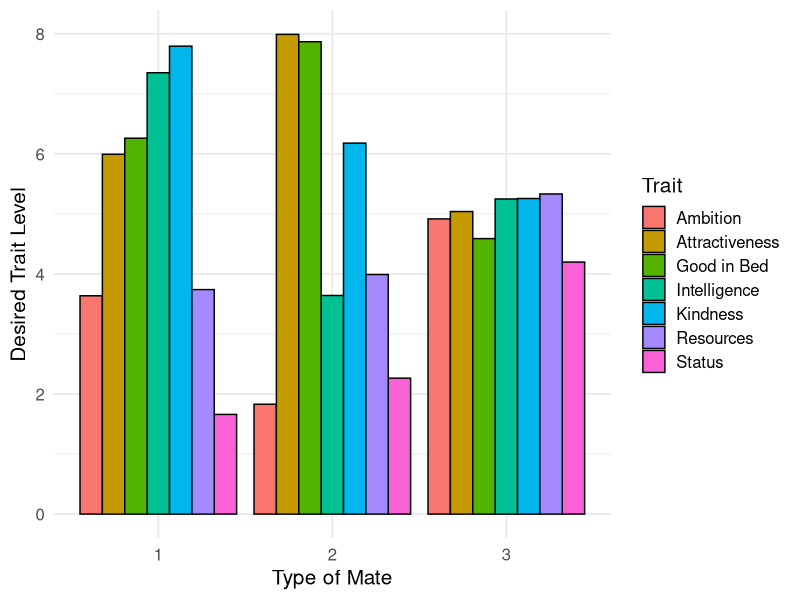
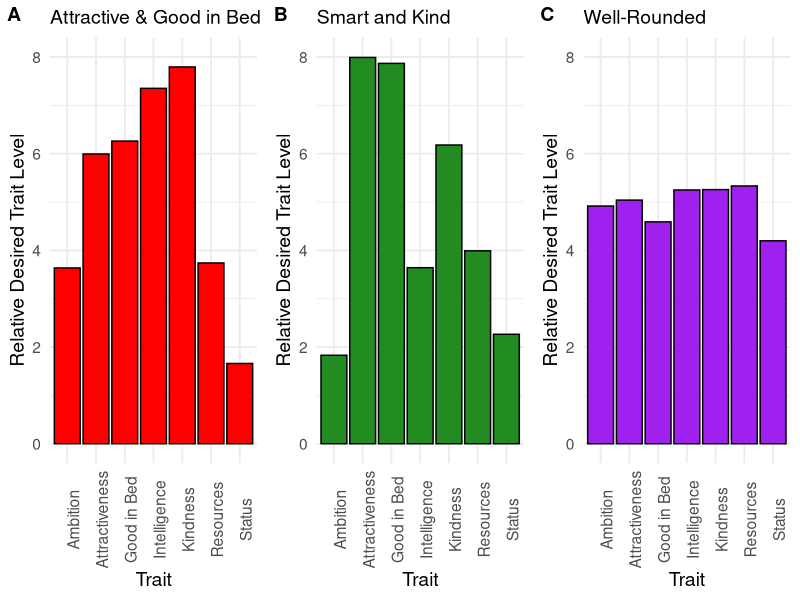
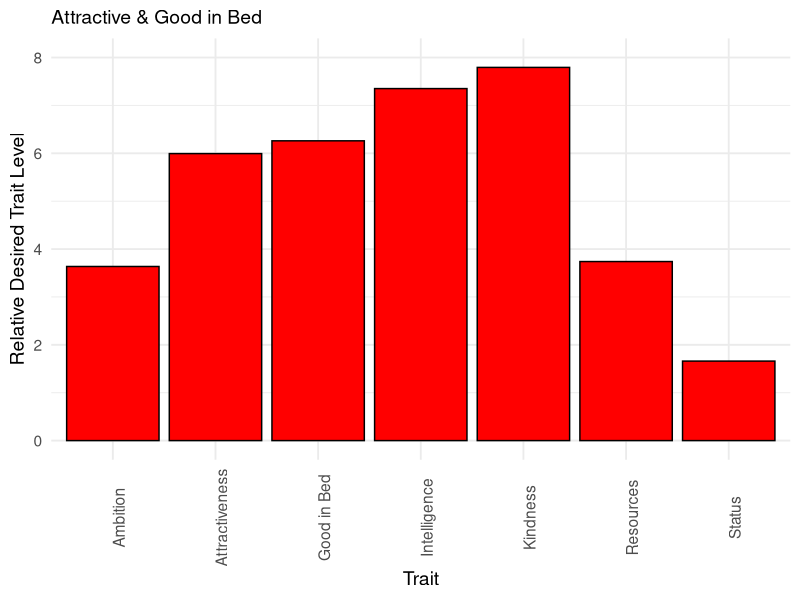
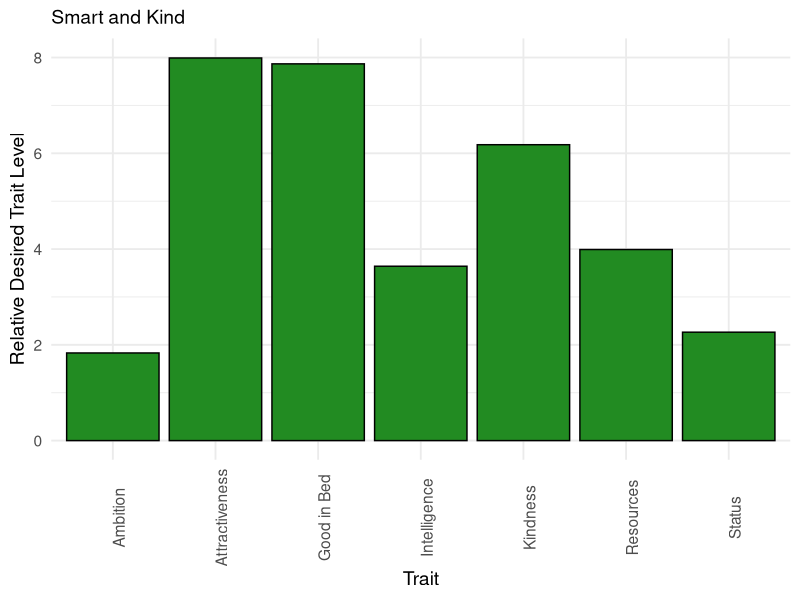
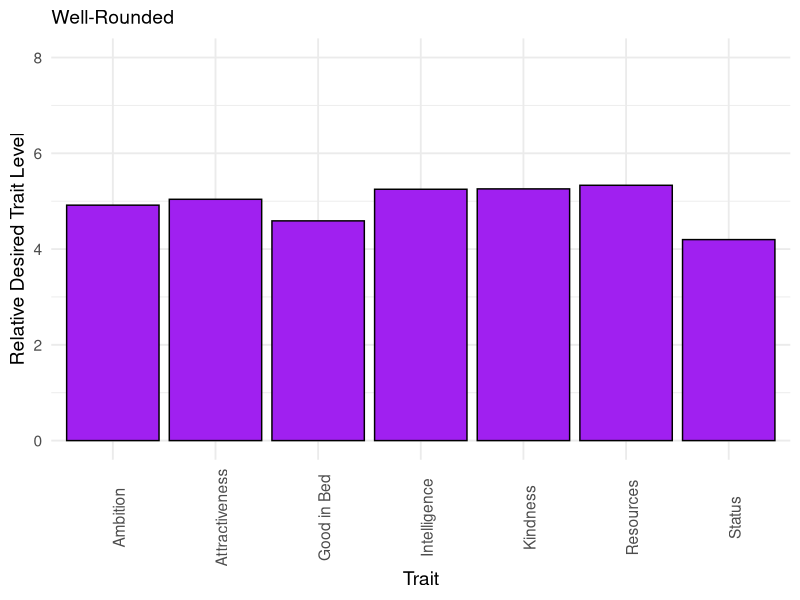
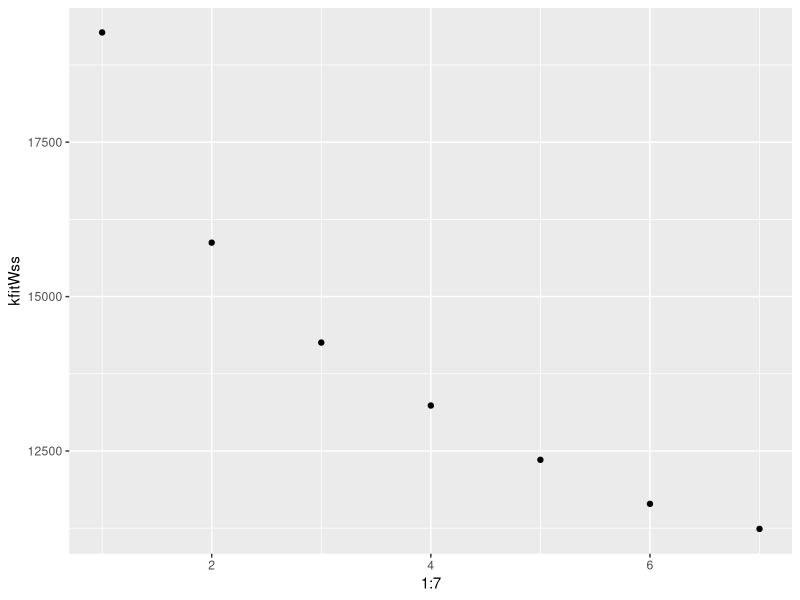

Generate these figures, in order, with R:
#############Polyamorous Mate Preferences -- Budget Allocation: Analysis Script #################
####Ashley J Coventry, Tamsin German, Dan Conroy-Beam########



###load packages 
library(psych) #for scree plot
library(ggplot2) #For generating other plots
library(ggpubr)
library(data.table) #for reshaping data
library(stringr) #for permutation analy data reorganizing

###set seed###
set.seed(112822)


###load data###
data <- read.csv("Human Data/Processed Data/Processed Data20230108 181609.csv")


#Remove NAs ###
#necessary when merging back into the original data frame because kfits is omitting NAs. 

nacheck <- apply(data[,14:27], 1, function(x) sum(is.na(x))>0)
data<- data[!nacheck,]


#excluding people who don't identify as either men or women

data<-data[data$gender<3,]
data <- data[data$orange_gender <3,]
data <- data[data$blue_gender <3,]

#recoding gender to be 0 and 1 (move to processing script)
data$gender <- ifelse(data$gender == 1, 0, 1)
data$orange_gender <- ifelse(data$orange_gender ==1, 0, 1)
data$blue_gender <- ifelse(data$blue_gender ==1 , 0, 1)


###reshape data wide --> long and only keep columns relevant for kmeans

#melt function to have two rows (1 for orange, 1 for blue) with each trait rating

longData<-melt(as.data.table(data),id.vars=c("PIN","gender","age"),
               measure.vars=list(c(30,28),
                                 c(14,21),
                                 c(15,22),
                                 c(16,23),
                                 c(17,24),
                                 c(18,25),
                                 c(19,26),
                                 c(20,27)))


#Relabel columns

colnames(longData)[4:12]<-c("partner","idealGender","amb","attract",
                            "intel","sexy","kind",
                            "stat","finPros")


#Relabel partner type values
longData$partner<-as.factor(ifelse(longData$partner==1,"idealBlue","idealOrange"))





###K-Means Cluster Analysis###


#extract kmeans wSs
kfitWss<-sapply(1:7,function(x) kmeans(longData[,6:12],x)$tot.withinss)

#scree plot
screePlot<-qplot(1:7,kfitWss)


##compute differences in within ss across k for k-means clustering
wssDiffs<-diff(kfitWss)


##Add this classification to the original dataframe

kFit<-kmeans(longData[,6:12],3)
longData$kFitab <- kFit$cluster


##Create vectors of preference means for each cluster (without age)
clustCenters<-kFit$centers

##Look at gender breakdown by cluster
clustGender<-table(longData$gender,longData$kFitab)

##compute variance between trait ratings for each cluster
#to see if maybe one cluster is more well rounded than others
clustVars<-apply(clustCenters,1,var)




###Compute same or diff variable for ideal orange v ideal blue
#do people want both of their ideal partners in the same cluster or in different ones? 

##Transfer partner clusters back to data (since "data" is wide)
data$blueClust<-longData$kFitab[longData$partner=="idealBlue"]
data$orangeClust<-longData$kFitab[longData$partner=="idealOrange"]

##Determine for each participant whether their orange and blue partners are in the same cluster
#same = 1, diff = 0
data$sameOrDiff<-apply(data[,133:134],1,function(x)
  sum(duplicated(x))
)

##get sameOrDiff as function of gender
genderDiff<-table(data$sameOrDiff,data$gender)


##Computing average differentness
avgDiff <- mean(data$sameOrDiff)

###create variable listing cluster of each partner 

data$kFitab<-apply(data[,133:134],1,function(x) paste0(sort(as.numeric(x)),collapse=","))


### CHI SQUARE 

#are men and women are choosing combos of partner orange and blue at diff rates?

chisqGender<-chisq.test(table(data$gender,data$kFitab))


##do preferences for partner orange predict preferences for partner blue?
chisqClust<-chisq.test(table(data$blueClust, data$orangeClust)) 


##raw numbers in each cluster combo by gender
clustComboGender<-table(data$blueClust,data$orangeClust,data$gender)



### Permuation Analysis ###


##create a vector to store null distribution averages
nullDistAvg <- rep(0,100000)

##for loop to generate data of null dist 
for(a in 1:100000){
  
  aNull<-sample(data$blueClust)
  bNull<-sample(data$orangeClust)
  
  #Compute sameordiff
  sodNull<-ifelse(aNull==bNull, 0, 1)
  
  #Compute and saving average differentness
  nullDistAvg[a]<-mean(sodNull)
  
}



##see whether we are in extremes of null dist (compare output to our avgdiff)

nullDistHigh<-quantile(nullDistAvg[1:100000],c(0.975)) 
nullDistLow<-quantile(nullDistAvg[1:100000],c(0.025)) 


#Compute p-value comparing observed sameordiff to null distribution
pValueDiff <- sum(nullDistAvg < avgDiff) /100000  


###How many ideal partners are in each cluster?

##for people who wanted both partners in same cluster
sameClust <- table(data$blueClust[data$sameOrDiff == 0]) 

##for people who wanted partners in different clusters
#don't need to run separately for clusters A and B bc made order arbitrary
diffClust <- table(data$blueClust[data$sameOrDiff ==1])  


###More Chi Squares: proportion of participants with at least 1 partner in specific clusters 

##Create blank columns in data
data$clust1 <- NA #for cluster 1
data$clust2<- NA #for cluster 2
data$clust3 <- NA #for cluster 3


##for loop to fill columns
for(i in 1:NROW(data)){
  ifelse(data$orangeClust[i] == 1 | data$blueClust[i] == 1, data$clust1[i]<-1, data$clust1[i]<-0)
  
}

for(i in 1:NROW(data)){
  ifelse(data$orangeClust[i] == 2 | data$blueClust[i] == 2, data$clust2[i]<-1, data$clust2[i]<-0)
  
}

for(i in 1:NROW(data)){
  ifelse(data$orangeClust[i] == 3 | data$blueClust[i] == 3, data$clust3[i]<-1, data$clust3[i]<-0)
  
}



chisqClust1 <- chisq.test(table(data$gender, data$clust1))
chisqClust2 <- chisq.test(table(data$gender, data$clust2))
chisqClust3 <- chisq.test(table(data$gender, data$clust3))

###Ideal gender analysis

##fisher test

#partner blue
fisherIdealGenderBlue <- fisher.test(table(longData$idealGender[longData$partner == "idealBlue"], longData$kFitab[longData$partner == "idealBlue"])) 
idealGenderClustBlue <- table(longData$idealGender[longData$partner == "idealBlue"], longData$kFitab[longData$partner == "idealBlue"])

#partner orange
fisherIdealGenderOrange <- fisher.test(table(longData$idealGender[longData$partner == "idealOrange"], longData$kFitab[longData$partner == "idealOrange"])) 
idealGenderClustOrange <- table(longData$idealGender[longData$partner == "idealOrange"], longData$kFitab[longData$partner == "idealOrange"])




##logistic regression
#predicting partner sex from cluster?

logRegModel <- glm(idealGender ~ kFitab, data = longData) 
#not right?





### Plotting ###

##plot bar graph with each trait mean for each 3 clusters (# clusters depends on scree)
#clusters aren't mapping on in the right order! double check centers with graph after running
meanTrait <- c(clustCenters[1,], clustCenters[2,], clustCenters[3,])
mateType <-c(rep("1", 7), rep("2", 7), rep("3", 7))
trait <- c(rep(c("Ambition", "Attractiveness", "Intelligence", "Good in Bed", "Kindness", "Status", "Resources"), 3))  
plotting <- data.frame(meanTrait, mateType, trait)
kFitPlot <- ggplot(data=plotting, aes(x=mateType, y=meanTrait, fill=trait)) +
  geom_bar(stat="identity", color="black", position=position_dodge())+
  theme_minimal(base_size = 15) + xlab("Type of Mate") + ylab("Desired Trait Level") +
  scale_fill_discrete(name = "Trait")


##multipanel figure
#first create individual plot for each cluster

#cluster 1 (title will change based on clusters)
meanTrait1 <- clustCenters[1,]
trait1 <- c("Ambition", "Attractiveness", "Intelligence", "Good in Bed", "Kindness", "Status", "Resources")
plotting1 <- data.frame(meanTrait1, trait1)
plot1 <- ggplot(data=plotting1, aes(x=trait1, y=meanTrait1)) +
  geom_bar(stat="identity", color="black", position=position_dodge(), fill = "red")+
  theme_minimal(base_size = 14) + xlab("Trait") + ylab("Relative Desired Trait Level")  +ylim(0,8) +
  ggtitle("Attractive & Good in Bed") +theme(plot.title = element_text(size = 14), axis.text.x = element_text(angle = 90))

#cluster 2 
meanTrait2 <- clustCenters[2,]
trait2 <- c("Ambition", "Attractiveness", "Intelligence", "Good in Bed", "Kindness", "Status", "Resources")
plotting2 <- data.frame(meanTrait2, trait2)
plot2 <- ggplot(data=plotting2, aes(x=trait2, y=meanTrait2)) +
  geom_bar(stat="identity", color="black", position=position_dodge(), fill = "forestgreen")+ 
  theme_minimal(base_size = 14) + xlab("Trait") + ylab("Relative Desired Trait Level") +ylim(0,8) +
ggtitle("Smart and Kind") +theme(plot.title = element_text(size = 14), axis.text.x = element_text(angle = 90))

#cluster 3 
meanTrait3 <- clustCenters[3,]
trait3 <- c("Ambition", "Attractiveness", "Intelligence", "Good in Bed", "Kindness", "Status", "Resources")
plotting3 <- data.frame(meanTrait3, trait3)
plot3 <- ggplot(data=plotting3, aes(x=trait3, y=meanTrait3)) +
  geom_bar(stat="identity", color="black", position=position_dodge(), fill = "purple")+ 
  theme_minimal(base_size = 14) + xlab("Trait") + ylab("Relative Desired Trait Level") +ylim(0,8) +
ggtitle("Well-Rounded") +theme(plot.title = element_text(size = 14), axis.text.x = element_text(angle = 90))

#combine clusters into one graph
panelPlot<-ggarrange(plot1,plot2,plot3,labels=c("A","B","C"), nrow=1, ncol=3,font.label = list(size = 14, color = "black"))









#######Bisexual Poly Prefs #######

##how many bisexual people are in our sample?
biSamp <- table(data$sex_orient)

##get only bi dataframe
biData <- subset(data, data$sex_orient == 3)

biSampGender <- table(biData$gender) #22 women, 9 men

##get sameOrDiff as function of gender
biGenderDiff<-table(biData$sameOrDiff,biData$gender)


##Computing average differentness
biAvgDiff <- mean(biData$sameOrDiff) ##way higher than reg avg diff

### CHI SQUARE -- some use Fisher's exact test since some clusters are rare###

#are bi men and women are choosing combos of partner orange and blue at diff rates than het folks?

chisqSexOrient <-chisq.test(table(data$sex_orient,data$kFitab)) #error bc size too small
#fisherSexOrient <- fisher.test(table(data$sex_orient, data$kFitab))
#get error with Fisher's test

#are bi men and bi women choosing combos at diff rates

fisherGenderBi <- fisher.test(table(biData$gender, biData$kFitab))



##in bisexual participants, do preferences for partner orange predict preferences for partner blue?
fisherClustBi <- fisher.test(table(biData$blueClust, biData$orangeClust))

##raw numbers in each cluster combo by gender
clustComboGenderBi<-table(biData$blueClust,biData$orangeClust,biData$gender)
